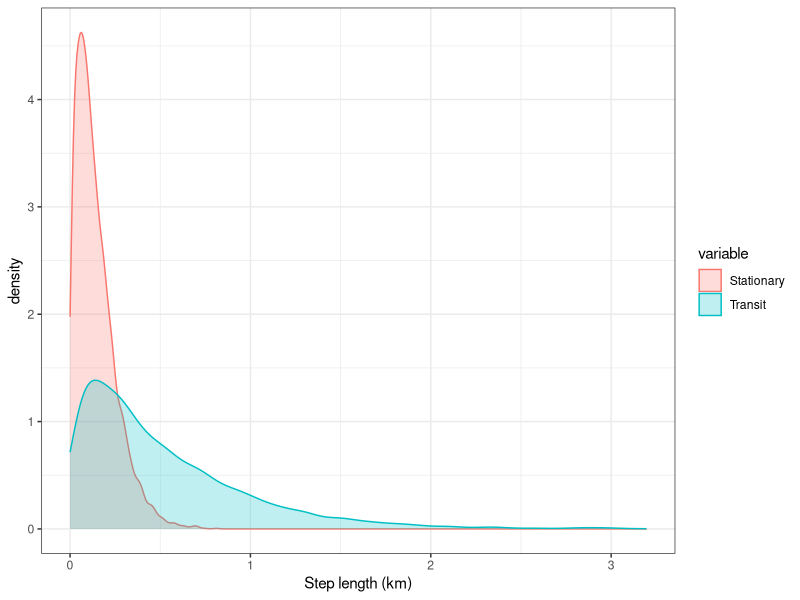
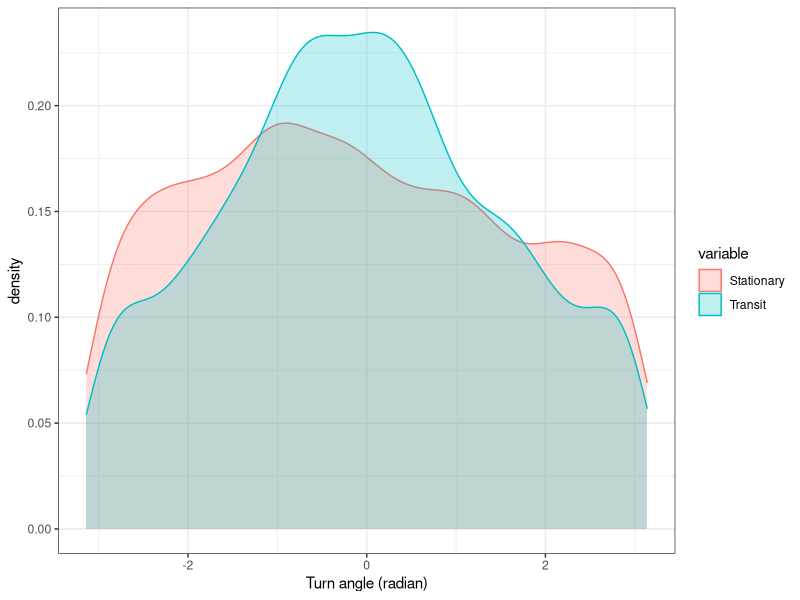
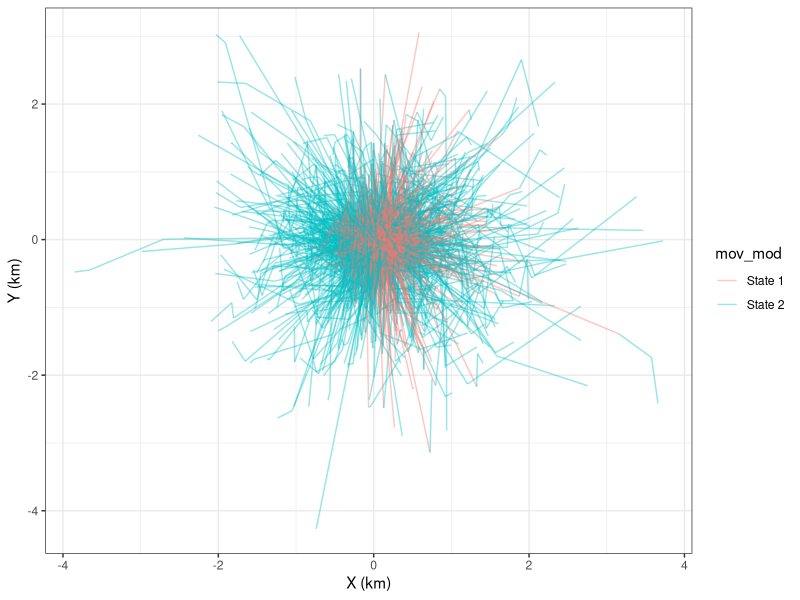

The R script that drew these images, in order:
# Sara Williams
# 2/22/2016; 
# Generate figures from parameter estimates from movement state models
#   and run in JAGS.
################################################################################

#  Load packages
library(circular)
library(reshape)
library(ggplot2)
library(dplyr)

################################################################################
#  Parameter estimates from "double switch" model ouput
#  Check out just the steps and turning angles.
#   rweibull(n, shape, scale = 1)
#   rwrappedcauchy(n, mu = circular(0), rho = exp(-1), control.circular=list())

#   Make steps from state 1
steps_1 <-rweibull(5000, 1.287852, 0.154374)
#   Make turning angles from state 1
theta_1 <- rwrappedcauchy(5000, -0.72212,  0.07696)
theta_1[theta_1>pi]=theta_1[theta_1>pi]-2*pi
#   Make steps from state 2
steps_2 <-rweibull(5000,  1.117634, 0.53264)
#   Make turning angles from state 2
theta_2 <- rwrappedcauchy(5000, -0.19032,  0.22263)
theta_2[theta_2>pi]=theta_2[theta_2>pi]-2*pi
#   Dataframe for steps
steps_df_tmp <- as.data.frame(cbind(steps_1, steps_2))
names(steps_df_tmp)[1] <- "Stationary"
names(steps_df_tmp)[2] <- "Transit"
steps_df <- melt(steps_df_tmp)
#   Figure of step lengths distribution from state 1 and state 2
compare_steps <- ggplot(steps_df) + 
                                geom_density(aes(x = value, colour = variable, fill = variable), alpha = .25) +
                                xlab("Step length (km)") +
                                theme_bw()
compare_steps
#   Dataframe for turning anlges
angles_df_tmp <- as.data.frame(cbind(theta_1, theta_2))
names(angles_df_tmp)[1] <- "Stationary"
names(angles_df_tmp)[2] <- "Transit"
angles_df <- melt(angles_df_tmp)
#   Figure of turning angle distribution from state 1 and state 2
compare_angles <- ggplot(angles_df) + 
                                  geom_density(aes(x = value, colour = variable, fill = variable), alpha = .25) +
                                  xlab("Turn angle (radian)") +
                                  theme_bw()
compare_angles

#  Generate many simulations of N steps of movement from state 1 and state 2
#   Number of simulations
sims <- 1000
#   Length of walk
N <- 3
#   Matrix to hold state 1 simulations
mat_X_1 <- matrix(nrow=N, ncol = sims)
mat_Y_1 <- matrix(nrow=N, ncol = sims)
for(j in 1: sims){
   # make distributed steps
   steps_sim_1 <-rweibull(N, 1.287852, 0.154374)
   # make clustered turning angles
   theta_sim_1 <- rwrappedcauchy(N, -0.72212,  0.07696)
   theta_sim_1[theta_sim_1>pi]=theta_sim_1[theta_sim_1>pi]-2*pi
   # cumulative angle (absolute orientation)
   phi_sim_1 <- cumsum(theta_sim_1)
   # step length components
   dX_sim_1 <- steps_sim_1*cos(phi_sim_1)
   dY_sim_1 <- steps_sim_1*sin(phi_sim_1)
   # actual X-Y values
   X_sim_1 <- as.matrix(cumsum(dX_sim_1))
   Y_sim_1 <- as.matrix(cumsum(dY_sim_1))
   mat_X_1[,j] <- X_sim_1
   mat_Y_1[,j] <- Y_sim_1
}
#   Matrix to hold state 2 simulations
mat_X_2 <- matrix(nrow=N, ncol = sims)
mat_Y_2 <- matrix(nrow=N, ncol = sims)
for(j in 1: sims){
   # make distributed steps
   steps_sim_2 <-rweibull(N, 1.117634, 0.53264)
   # make clustered turning angles
   theta_sim_2 <- rwrappedcauchy(N,  -0.19032,  0.22263)
   theta_sim_2[theta_sim_2>pi]=theta_sim_2[theta_sim_2>pi]-2*pi
   # cumulative angle (absolute orientation)
   phi_sim_2<- cumsum(theta_sim_2)
   # step length components
   dX_sim_2 <- steps_sim_2*cos(phi_sim_2)
   dY_sim_2 <- steps_sim_2*sin(phi_sim_2)
   # actual X-Y values
   X_sim_2 <- as.matrix(cumsum(dX_sim_2))
   Y_sim_2 <- as.matrix(cumsum(dY_sim_2))
   mat_X_2[,j] <- X_sim_2
   mat_Y_2[,j] <- Y_sim_2
}
#   Data from for locations in state 1 movement mode.
df_X_1_tmp <- as.data.frame(mat_X_1)
df_Y_1_tmp <- as.data.frame(mat_Y_1)
df_X_1 <- melt(df_X_1_tmp)
df_Y_1 <- melt(df_Y_1_tmp)
df_XY_1_tmp <- cbind(df_X_1 , df_Y_1)
names(df_XY_1_tmp) <- c("walk_num", "X", "walk_num_rep", "Y")
df_XY_1 <- df_XY_1_tmp %>%
               dplyr::select(walk_num, X, Y) %>%
               mutate(mov_mod = "State 1")
#   Data from for locations in state 2 movement mode.
df_X_2_tmp <- as.data.frame(mat_X_2)
df_Y_2_tmp <- as.data.frame(mat_Y_2)
df_X_2 <- melt(df_X_2_tmp)
df_Y_2 <- melt(df_Y_2_tmp)
df_XY_2_tmp <- cbind(df_X_2 , df_Y_2)
names(df_XY_2_tmp) <- c("walk_num", "X", "walk_num_rep", "Y")
df_XY_2 <- df_XY_2_tmp %>%
                   dplyr::select(walk_num, X, Y) %>%
                   mutate(mov_mod = "State 2")
#  Datafarme of all locations together.
sim_crw_df <- as.data.frame(bind_rows(df_XY_1  , df_XY_2))
#   Figure of all simulated locations/paths from state 1 and state 2 movement modes.
compare_sim_crw <- ggplot(sim_crw_df) + 
                                     geom_line(aes(x = X, y = Y, 
                                                               group = walk_num, 
                                                               colour = mov_mod), alpha = 0.4) +
                                     xlab("X (km)") +
                                     ylab("Y (km)") +
                                     theme_bw()
compare_sim_crw 
